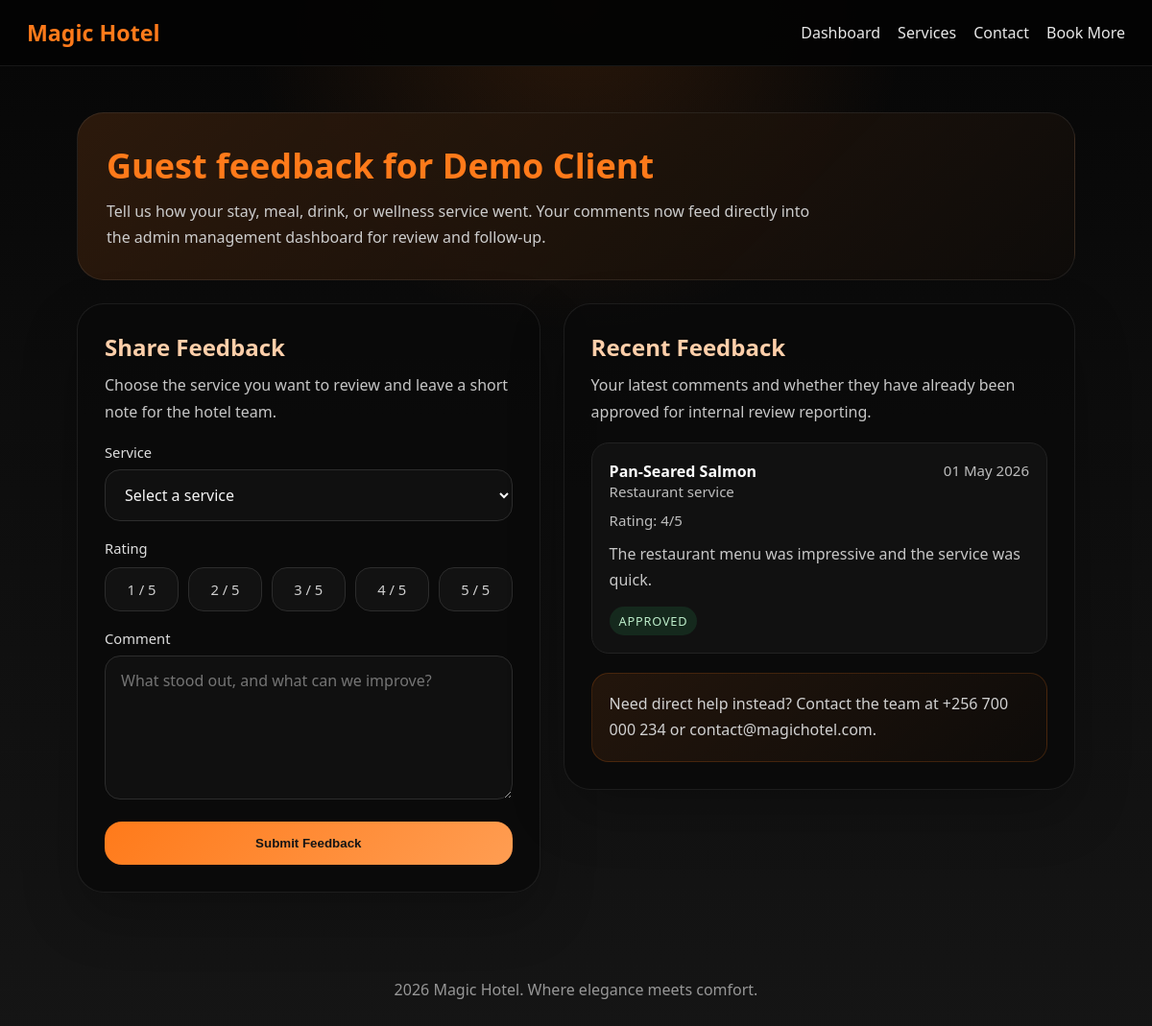
/feedback.php (signed in), run on the app's committed database.
### tables this page shows
CREATE TABLE IF NOT EXISTS feedback (
    id INT(11) NOT NULL AUTO_INCREMENT,
    user_id INT(11) NOT NULL,
    service_category ENUM('rooms', 'spa', 'gym', 'restaurant', 'bar') NOT NULL,
    service_name VARCHAR(255) NOT NULL,
    rating INT(11) NOT NULL,
    comment TEXT NOT NULL,
    created_at TIMESTAMP NOT NULL DEFAULT CURRENT_TIMESTAMP,
    is_approved TINYINT(1) DEFAULT 0,
    PRIMARY KEY (id),
    KEY idx_feedback_user_id (user_id),
    KEY idx_feedback_category (service_category),
    KEY idx_feedback_rating (rating),
    CONSTRAINT feedback_ibfk_1 FOREIGN KEY (user_id) REFERENCES users (id) ON DELETE CASCADE,
    CONSTRAINT chk_feedback_rating CHECK (rating >= 1 AND rating <= 5)
);

### hotel_helpers.php (called while the page is built, shortened)
<?php
function getCategoryMeta(): array
{
    return [
        'rooms' => [
            'label' => 'Rooms',
            'summary' => 'Comfort-focused accommodation for business and leisure guests.'
        ],
        'restaurant' => [
            'label' => 'Restaurant',
            'summary' => 'Freshly prepared meals from breakfast through dessert.'
        ],
        'bar' => [
            'label' => 'Bar',
            'summary' => 'Cocktails, wines, mocktails, coffee, and evening lounge favourites.'
        ],
        'spa' => [
            'label' => 'Spa & Wellness',
            'summary' => 'Relaxation, beauty, and self-care sessions for every schedule.'
        ],
        'gym' => [
            'label' => 'Gym & Fitness',
            'summary' => 'Fitness access, training support, and wellness sessions.'
        ],
    ];
}
function getHotelSettingDefaults(): array
{
    return [
        'hotel_name' => 'Magic Hotel',
        'tagline' => 'Where elegance meets comfort.',
        'primary_phone' => '+256 700 000 234',
        'secondary_phone' => '+256 774 070 756',
        'whatsapp_number' => '256774070756',
        'email' => 'contact@magichotel.com',
        'reservation_email' => 'reservations@magichotel.com',
        'address' => 'Plot 12, Sunset Avenue, Kampala, Uganda',
        'front_desk_hours' => 'Open 24/7',
        'restaurant_hours' => '6:30 AM - 11:00 PM',
        'bar_hours' => '4:00 PM - 1:00 AM',
    ];
}
function getHotelSettings(mysqli $conn): array
{
    $settings = getHotelSettingDefaults();
    $result = $conn->query("SELECT setting_key, setting_value FROM hotel_settings");
    if ($result instanceof mysqli_result) {
        while ($row = $result->fetch_assoc()) {
            $settings[$row['setting_key']] = $row['setting_value'];
        }
    }
    return $settings;
}

### feedback.php (the view, shortened to what this page needs)
<?php
require_once 'config.php';
require_once 'hotel_helpers.php';
$userId = (int) $_SESSION['user_id'];
$userName = $_SESSION['user_name'];
$categoryMeta = getCategoryMeta();
$settings = getHotelSettings($conn);
$feedbackStmt = $conn->prepare("
    SELECT service_category, service_name, rating, comment, created_at, is_approved
    FROM feedback
    WHERE user_id = ?
    ORDER BY created_at DESC
    LIMIT 10
");
$feedbackStmt->bind_param('i', $userId);
$feedbackStmt->execute();
$feedbackResult = $feedbackStmt->get_result();
$recentFeedback = $feedbackResult->fetch_all(MYSQLI_ASSOC);
?>
<!DOCTYPE html>
<html lang="en">
<head>
</head>
<body>
    <nav class="navbar">
        <a class="logo" href="client_dashboard.php"><?php echo htmlspecialchars($settings['hotel_name']); ?></a>
        <div class="nav-links">
            <a href="client_dashboard.php">Dashboard</a>
            <a href="services.php">Services</a>
            <a href="contact.php">Contact</a>
            <a href="booking.php">Book More</a>
        </div>
    </nav>
    <main class="wrap">
        <section class="hero">
            <h1>Guest feedback for <?php echo htmlspecialchars($userName); ?></h1>
            <p>Tell us how your stay, meal, drink, or wellness service went. Your comments now feed directly into the admin management dashboard for review and follow-up.</p>
        </section>
        <div class="layout">
            <section class="panel">
                <h2>Share Feedback</h2>
                <p>Choose the service you want to review and leave a short note for the hotel team.</p>
                <form method="POST">
                    <div class="field">
                        <label for="service_id">Service</label>
                        <select id="service_id" name="service_id" required>
                            <option value="">Select a service</option>
                        </select>
                    </div>
                    <div class="field">
                        <label>Rating</label>
                        <div class="rating-row">
                            <?php for ($i = 1; $i <= 5; $i++): ?>
                                <label>
                                    <span class="rating-pill"><?php echo $i; ?> / 5</span>
                                </label>
                            <?php endfor; ?>
                        </div>
                    </div>
                    <div class="field">
                        <label for="comment">Comment</label>
                        <textarea id="comment" name="comment" placeholder="What stood out, and what can we improve?" required></textarea>
                    </div>
                    <button class="button" type="submit" name="submit_feedback">Submit Feedback</button>
                </form>
            </section>
            <section class="panel">
                <h2>Recent Feedback</h2>
                <p>Your latest comments and whether they have already been approved for internal review reporting.</p>
                <?php if (!empty($recentFeedback)): ?>
                    <div class="history-list">
                        <?php foreach ($recentFeedback as $item): ?>
                            <article class="history-item">
                                <div class="history-top">
                                    <div>
                                        <strong><?php echo htmlspecialchars($item['service_name']); ?></strong>
                                        <div class="history-meta"><?php echo htmlspecialchars($categoryMeta[$item['service_category']]['label'] ?? ucfirst($item['service_category'])); ?> service</div>
                                    </div>
                                    <span><?php echo htmlspecialchars(date('d M Y', strtotime($item['created_at']))); ?></span>
                                </div>
                                <div class="history-meta">Rating: <?php echo (int) $item['rating']; ?>/5</div>
                                <p style="margin-top: 12px;"><?php echo nl2br(htmlspecialchars($item['comment'])); ?></p>
                                <div style="margin-top: 14px;">
                                    <span class="status-pill <?php echo ((int) $item['is_approved'] === 1) ? 'status-approved' : 'status-pending'; ?>">
                                        <?php echo ((int) $item['is_approved'] === 1) ? 'Approved' : 'Pending review'; ?>
                                    </span>
                                </div>
                            </article>
                        <?php endforeach; ?>
                    </div>
                <?php else: ?>
                    <div class="empty-state">You have not submitted feedback yet.</div>
                <?php endif; ?>
                <div class="support-box">
                    Need direct help instead? Contact the team at <?php echo htmlspecialchars($settings['primary_phone']); ?> or <?php echo htmlspecialchars($settings['email']); ?>.
                </div>
            </section>
        </div>
    </main>
    <footer>
        <?php echo date('Y'); ?> <?php echo htmlspecialchars($settings['hotel_name']); ?>. <?php echo htmlspecialchars($settings['tagline']); ?>
    </footer>
</body>
</html>

### feedback.php (style rules this page uses)
* { box-sizing: border-box; margin: 0; padding: 0; }
body { min-height: 100vh; font-family: "Segoe UI", Arial, sans-serif; background: radial-gradient(circle at top, rgba(255, 122, 26, 0.14), transparent 28%), linear-gradient(180deg, #060606, #0d0d0d 40%, #151515); color: #f5f5f5; }
.navbar { position: sticky; top: 0; z-index: 10; display: flex; justify-content: space-between; align-items: center; gap: 16px; padding: 18px 28px; background: rgba(4, 4, 4, 0.96); border-bottom: 1px solid rgba(255, 255, 255, 0.08); }
.logo { color: #ff7a1a; text-decoration: none; font-size: 1.45rem; font-weight: 700; }
.nav-links { display: flex; flex-wrap: wrap; gap: 18px; }
.nav-links a { color: #e8e8e8; text-decoration: none; }
.wrap { width: min(1080px, 100%); margin: 0 auto; padding: 48px 20px 60px; }
.hero { margin-bottom: 24px; padding: 30px; border-radius: 28px; background: linear-gradient(135deg, rgba(255, 122, 26, 0.14), rgba(255, 122, 26, 0.02)), rgba(10, 10, 10, 0.92); border: 1px solid rgba(255, 255, 255, 0.08); }
.hero h1 { color: #ff7a1a; margin-bottom: 10px; font-size: clamp(2rem, 3vw, 3rem); }
.hero p { color: #cccccc; line-height: 1.7; max-width: 760px; }
.layout { display: grid; grid-template-columns: 0.95fr 1.05fr; gap: 24px; align-items: start; }
.panel { padding: 28px; border-radius: 28px; background: rgba(10, 10, 10, 0.92); border: 1px solid rgba(255, 255, 255, 0.08); box-shadow: 0 24px 58px rgba(0, 0, 0, 0.24); }
.panel h2 { color: #ffcfaa; margin-bottom: 10px; }
.panel p { color: #c6c6c6; line-height: 1.7; }
.field { margin-top: 18px; }
label { display: block; margin-bottom: 8px; color: #dedede; font-size: 0.92rem; }
select, textarea, input { width: 100%; padding: 14px 16px; border-radius: 16px; border: 1px solid #2d2d2d; background: #101010; color: #f5f5f5; font: inherit; }
textarea { min-height: 150px; resize: vertical; }
.rating-row { display: grid; grid-template-columns: repeat(5, 1fr); gap: 10px; margin-top: 10px; }
.rating-row label { margin: 0; cursor: pointer; }
.rating-pill { display: block; padding: 12px 10px; border-radius: 16px; text-align: center; background: #121212; border: 1px solid #2c2c2c; color: #d0d0d0; transition: 0.2s ease; }
.button { width: 100%; margin-top: 18px; padding: 15px 18px; border: none; border-radius: 18px; background: linear-gradient(135deg, #ff7a1a, #ff9d52); color: #151515; font-weight: 700; cursor: pointer; }
.history-list { display: grid; gap: 14px; margin-top: 18px; }
.history-item { padding: 18px; border-radius: 18px; background: #111111; border: 1px solid #222222; }
.history-top { display: flex; justify-content: space-between; gap: 12px; flex-wrap: wrap; margin-bottom: 10px; }
.history-top strong { color: #ffffff; }
.history-top span, .history-meta { color: #bdbdbd; font-size: 0.94rem; }
.status-pill { display: inline-flex; padding: 6px 10px; border-radius: 999px; font-size: 0.8rem; text-transform: uppercase; letter-spacing: 0.06em; }
.status-approved { background: rgba(45, 166, 93, 0.16); color: #bcecc9; }
.support-box { margin-top: 20px; padding: 18px; border-radius: 18px; background: linear-gradient(135deg, rgba(255, 122, 26, 0.1), rgba(255, 122, 26, 0.02)); border: 1px solid rgba(255, 122, 26, 0.18); color: #d1d1d1; line-height: 1.7; }
footer { text-align: center; color: #979797; padding: 30px 20px 40px; }

### data on the page
feedback: service_name "Pan-Seared Salmon", service_category "Restaurant", created_at "01 May 2026", rating "4", comment "The restaurant menu was impressive and the service was quick.", is_approved "APPROVED"

### other printed values
$settings['hotel_name'] "Magic Hotel"
$userName "Demo Client"
$settings['primary_phone'] "+256 700 000 234"
$settings['email'] "contact@magichotel.com"
$settings['tagline'] "Where elegance meets comfort."
